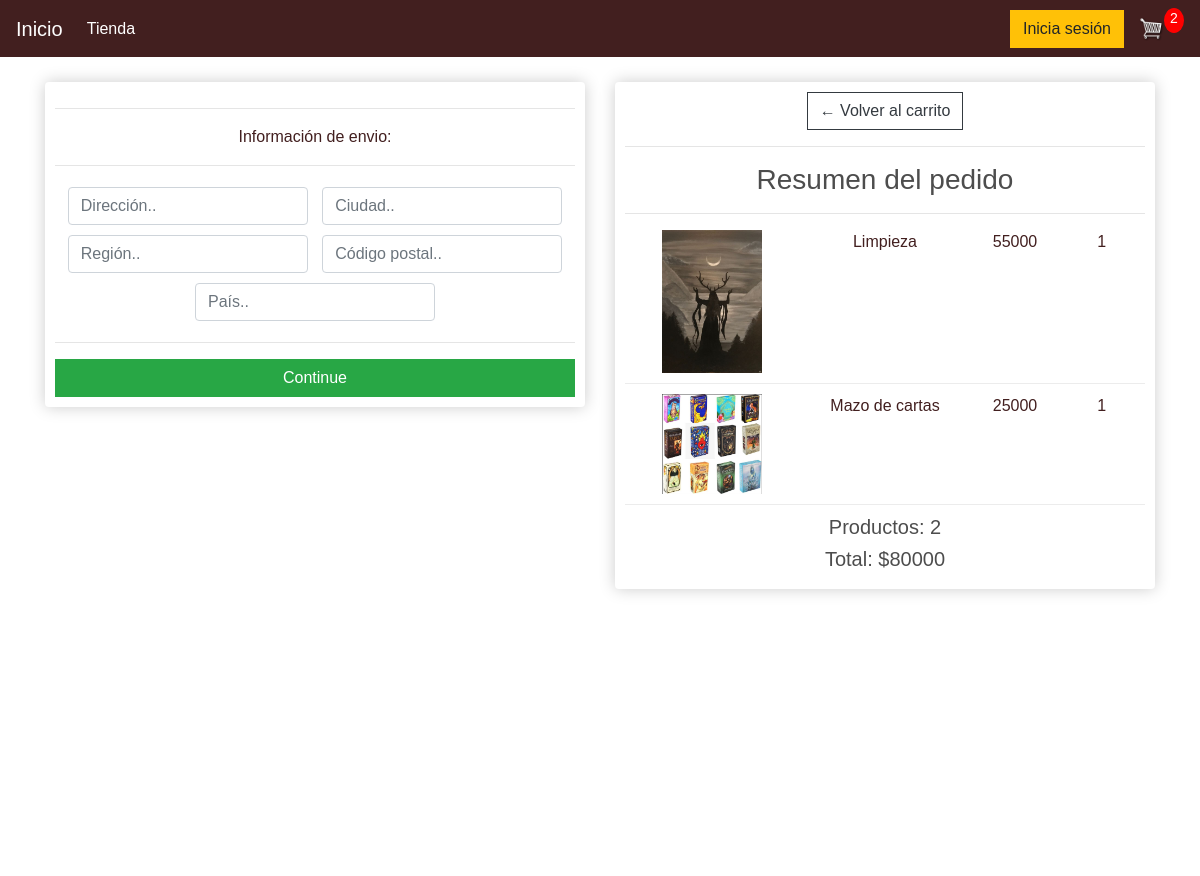
Screenshot of /checkout/ (signed in) with the database file from the repository.
### tienda/models.py (models this page shows, shortened)
class OrdenProducto(models.Model):
    producto = models.ForeignKey(Producto, on_delete=models.SET_NULL, null=True)
    orden = models.ForeignKey(Orden,on_delete=models.SET_NULL, null=True)
    cantidad = models.IntegerField(default=0, null=True,blank=True)
    fecha_agregado = models.DateTimeField(auto_now_add=True)
    @property
    def get_total(self):
        total = self.producto.precio * self.cantidad
        return total

class Producto(models.Model):
    nombre = models.CharField(max_length=200)
    precio = models.IntegerField()
    digital = models.BooleanField(default=False, null=True, blank=False)
    imagen = models.ImageField(null=True, blank=True)
    @property
    def imagenURL(self):
        try:
            url = self.imagen.url
        except:
            url = ''
        return url

class Orden(models.Model):
    cliente = models.ForeignKey(Cliente, on_delete=models.SET_NULL, null=True, blank=True)
    fecha_orden = models.DateTimeField(auto_now_add=True)
    completado = models.BooleanField(default=False)
    id_transaccion = models.CharField(max_length=100, null=True)
    @property
    def shipping(self):
        shipping = False
        ordenproducto = self.ordenproducto_set.all()
        for i in ordenproducto:
            if i.producto.digital == False:
                shipping = True
        return shipping
    @property
    def get_cart_total(self):
        ordenproducto = self.ordenproducto_set.all()
        total = sum([item.get_total for item in ordenproducto])
        return total
    @property
    def get_cart_items(self):
        ordenproducto = self.ordenproducto_set.all()
        total = sum([item.cantidad for item in ordenproducto])
        return total

### tienda/views.py (the view)
# urls.py: path('checkout/', views.checkout, name="checkout"),
def checkout(request):
    if request.user.is_authenticated:
        cliente= request.user.cliente
        orden, created= Orden.objects.get_or_create(cliente=cliente, completado=False)
        items = orden.ordenproducto_set.all()
        cartItems = orden.get_cart_items
    else:
        items = []
        orden = {'get_cart_total':0, 'get_cart_items':0, 'shipping': False}
        cartItems = orden['get_cart_items']
    context={'items':items, 'orden':orden, 'cartItems':cartItems}
    return render(request, 'tienda/checkout.html', context)

### tienda/templates/tienda/checkout.html (shortened to what this page needs)
{% extends 'tienda/main.html' %}
{% load static %}
    {% block content %}
    <br><br>
    <div class="row">
		<div class="col-lg-6">
			<div class="box-element" id="form-wrapper">
				<form id="form">
					<div id="shipping-info">
						<hr>
						<p>Información de envio:</p>
						<hr>
						<div class="form-field">
							<input class="form-control" type="text" name="address" placeholder="Dirección..">
						</div>
						<div class="form-field">
							<input class="form-control" type="text" name="city" placeholder="Ciudad..">
						</div>
						<div class="form-field">
							<input class="form-control" type="text" name="state" placeholder="Región..">
						</div>
						<div class="form-field">
							<input class="form-control" type="text" name="zipcode" placeholder="Código postal..">
						</div>
						<div class="form-field">
							<input class="form-control" type="text" name="country" placeholder="País..">
						</div>
					</div>
					<hr>
					<input id="form-button" class="btn btn-success btn-block" type="submit" value="Continue">
				</form>
			</div>
			<br>
		</div>
		<div class="col-lg-6">
			<div class="box-element">
				<a  class="btn btn-outline-dark" href="{% url 'carrito' %}">&#x2190; Volver al carrito</a>
				<hr>
				<h3>Resumen del pedido</h3>
				<hr>
				{% for item in items%}
				<div class="cart-row">
					<div style="flex:2"><img class="row-image" src="{{item.producto.imagenURL}}"></div>
					<div style="flex:2"><p>{{item.producto.nombre}}</p></div>
					<div style="flex:1"><p>{{item.producto.precio}}</p></div>
					<div style="flex:1"><p>{{item.cantidad}}</p></div>
				</div>
			{% endfor %}
				<h5>Productos:   {{orden.get_cart_items}}</h5>
				<h5>Total:   ${{orden.get_cart_total}}</h5>
			</div>
		</div>
	</div>
    {% endblock content %}

### tienda/static/tienda/css/main.css (style rules this page uses)
* { box-sizing: border-box; }
body { font-family: 'Roboto', sans-serif; background-image: url(https://github.com/DanielContador/Shiluc/blob/master/img/imagenportada.jpg?raw=true); background-size: cover; color: white; font-family: Arial, Helvetica, sans-serif; text-align: center; }
h1, h2, h3, h4, h5, h6 { color: hsl(0, 0%, 30%); }
.box-element { box-shadow: hsl(0, 0%, 80%) 0 0 16px; background-color: #fff; border-radius: 4px; padding: 10px; }
.col-lg-4, .col-lg-6, .col-lg-8, .col-lg-12 { margin-top: 10px; }
.btn { border-radius: 0; }
.row-image { width: 100px; }
.form-field { width: 250px; display: inline-block; padding: 5px; }
.cart-row { display: flex; align-items: flex-stretch; padding-bottom: 10px; margin-bottom: 10px; border-bottom: 1px solid #ececec; color: #421f1f; }
#shipping-info { color: #421f1f; }

### rows the page displays
OrdenProducto: producto.imagenURL (picture), producto.nombre "Limpieza", producto.precio "55000", cantidad "1"
OrdenProducto: producto.imagenURL (picture), producto.nombre "Mazo de cartas", producto.precio "25000", cantidad "1"
Orden: get_cart_items "2", get_cart_total "80000"

### other values shown
{{ cartItems }} "2"
